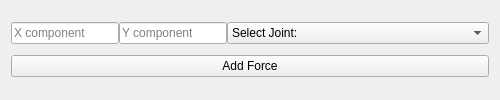
<?xml version="1.0" encoding="UTF-8"?>
<ui version="4.0">
 <class>addForceForm</class>
 <widget class="QWidget" name="addForceForm">
  <property name="geometry">
   <rect>
    <x>0</x>
    <y>0</y>
    <width>500</width>
    <height>100</height>
   </rect>
  </property>
  <property name="minimumSize">
   <size>
    <width>0</width>
    <height>1</height>
   </size>
  </property>
  <property name="windowTitle">
   <string>Add Force</string>
  </property>
  <layout class="QVBoxLayout" name="verticalLayout" stretch="0,0">
   <property name="spacing">
    <number>0</number>
   </property>
   <property name="sizeConstraint">
    <enum>QLayout::SetNoConstraint</enum>
   </property>
   <item>
    <layout class="QHBoxLayout" name="horizontalLayout" stretch="0,0,2">
     <property name="spacing">
      <number>-1</number>
     </property>
     <item>
      <widget class="QLineEdit" name="x_component">
       <property name="placeholderText">
        <string>X component</string>
       </property>
      </widget>
     </item>
     <item>
      <widget class="QLineEdit" name="y_component">
       <property name="inputMethodHints">
        <set>Qt::ImhNone</set>
       </property>
       <property name="inputMask">
        <string/>
       </property>
       <property name="placeholderText">
        <string>Y component</string>
       </property>
       <property name="clearButtonEnabled">
        <bool>false</bool>
       </property>
      </widget>
     </item>
     <item>
      <widget class="QComboBox" name="select_joint">
       <item>
        <property name="text">
         <string>Select Joint:</string>
        </property>
       </item>
      </widget>
     </item>
    </layout>
   </item>
   <item>
    <widget class="QPushButton" name="forceButton">
     <property name="text">
      <string>Add Force</string>
     </property>
    </widget>
   </item>
  </layout>
 </widget>
 <resources/>
 <connections/>
</ui>
